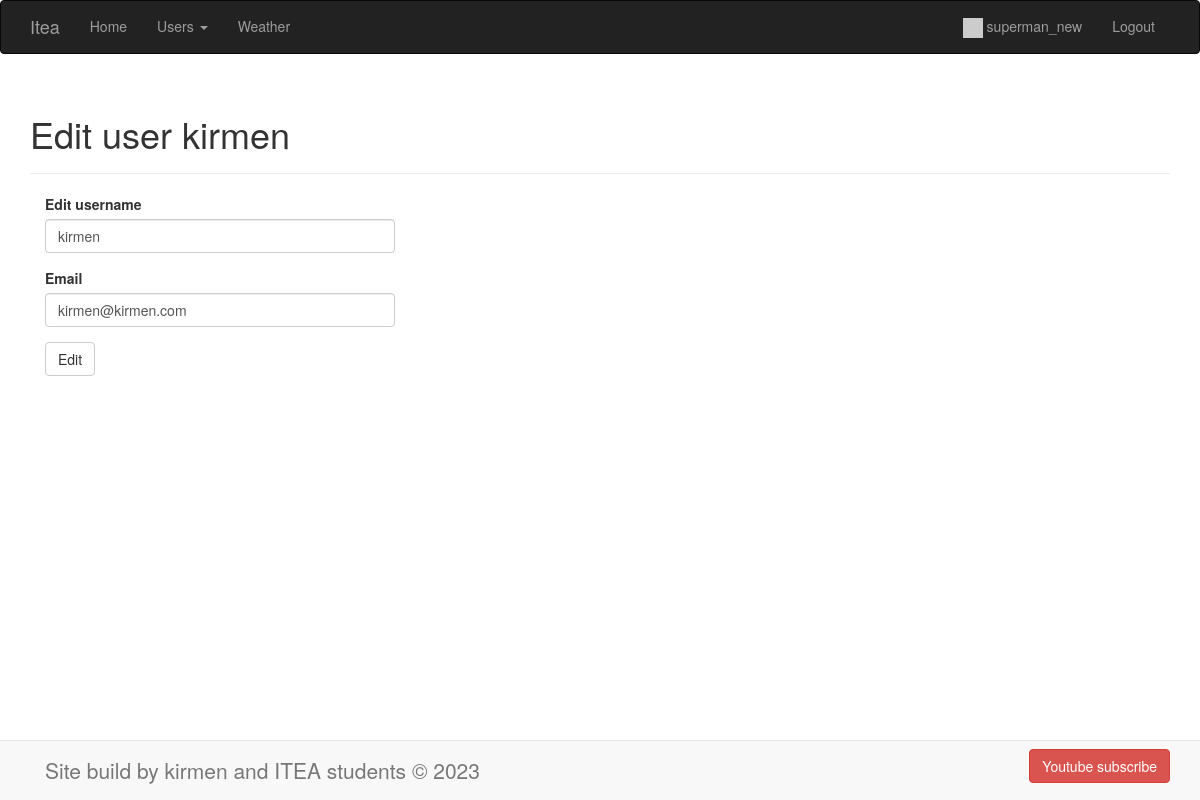
/edit/user/17 (signed in), run on the app's committed database.
### app/auth/models.py (models this page shows, shortened)
class User(BaseModel, UserMixin):
    username = CharField(max_length=100, index=True)
    email = CharField(max_length=200, unique=True, index=True)
    _password_hash = CharField(max_length=128)
    last_visit = DateTimeField(default=datetime.datetime.now)
    role = ForeignKeyField(Role, backref='users')
    profile = ForeignKeyField(Profile)
    @property
    def password(self):
        raise AttributeError('password is not a valid attribute')
    def is_admin(self):
        if self.role.name == 'admin':
            return True
        return False

### app/main/routes.py (the view)
@main.route('/edit/user/<int:user_id>', methods=['GET'])
@login_required
def edit_user(user_id: int):
    if not current_user.is_admin():
        abort(403)
    user = User.select().where(User.id == user_id).first()
    if not user:
        abort(404)
    form = EditUserForm()
    form.id.label.text = ''
    form.id.data = user.id
    form.username.data = user.username
    form.email.data = user.email
    return render_template(
        'main/edit_user.html',
        title=f'Edit user {user.username}',
        form=form
    )

### app/main/forms.py
class EditUserForm(FlaskForm):
    id = HiddenField()
    username = StringField(
        'Edit username',
        validators=[
            DataRequired(),
            Length(3, 100),
            Regexp('^[A-Za-z][A-Za-z0-9_.]*$', 0, 'Username must contains only letters, underscores or digits')
        ],
        render_kw={'placeholder': 'Enter your name'}
    )
    email = StringField(
        'Email',
        validators=[
            DataRequired(),
            Length(10, 200),
            Email()
        ]
    )
    submit = SubmitField('Edit')

### app/auth/utils.py (called while the page is built)
@login_manager.user_loader
def load_user(user_id):
    return User.select().where(User.id == user_id).first()

### app/templates/main/edit_user.html (shortened to what this page needs)
{% extends '_base.html' %}
{% import 'bootstrap/wtf.html' as wtf %}
{% block page_content %}
<div class="page-header">
  <h1>{{ title }}</h1>
</div>
<div class="col-md-4">
  <form action="{{ url_for('main.update_user') }}" method="post">
    {{ wtf.form_field(form.username) }}
    {{ wtf.form_field(form.email) }}
    {{ wtf.form_field(form.submit) }}
  </form>
</div>
{% endblock page_content %}

### app/templates/nav/nav-top-bar.html (shortened to what this page needs)
<div class="navbar navbar-inverse" role="navigation">
    <div class="container">
        <div class="navbar-header">
            <a class="navbar-brand" href="/">Itea</a>
        </div>
        <div class="navbar-collapse collapse">
            <ul class="nav navbar-nav">
                <li>
                    <a href="/">Home</a>
                </li>
            </ul>
            <ul class="nav navbar-nav">
                <li class="dropdown">
                  <a href="#" class="dropdown-toggle" data-toggle="dropdown" role="button" aria-haspopup="true" aria-expanded="false">
                      Users <span class="caret"></span></a>
                </li>
            </ul>
            <ul class="nav navbar-nav">
                <li>
                    <a href="{{ url_for('main.weather') }}">Weather</a>
                </li>
            </ul>
            <ul class="nav navbar-nav navbar-right">
                {% if current_user.is_authenticated %}
                <li>
                    <a href="#">
                        <img src="{{ current_user.profile.avatar }}" alt="avatar" width="20" height="20">
                        {{ current_user.username }}
                    </a>
                </li>
                <li>
                    <a href="{{ url_for('auth.logout') }}">Logout</a>
                </li>
                {% else %}
                    <li><a href="{{ url_for('auth.register') }}">Register</a></li>
                    <li><a href="{{ url_for('auth.login') }}">Login</a></li>
                {% endif %}
            </ul>
        </div>
    </div>
</div>

### data on the page
User: username "superman_new"
User: username "kirmen", email "kirmen@kirmen.com"

### other printed values
{{ title }} "Edit user kirmen"
